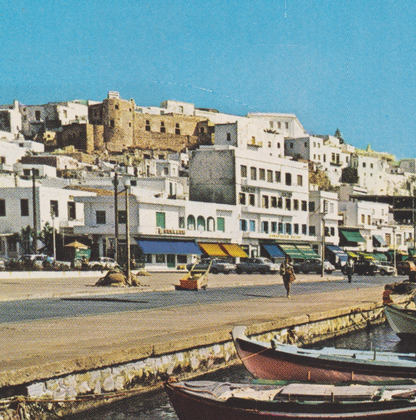
%> input picture Project1/TestIm1.png, 416 x 420 px, shrunk from 1227 x 1238 before the run
$ octave --eval "result = myDetectHarrisFeatures(rgb2gray(imread('TestIm1.png')));"   (GNU Octave 9; MATLAB toolbox functions it lacks are replaced by stand-ins)
%> lines starting %> are read from the running program, lines starting %| are printed output that depends on the picture; in (x1, y1, x2, y2) boxes, pixels count from 0 and x2, y2 are one past the last pixel; in counts of white or black regions, pixels touching at a corner belong together; the program's own positions count from 1
%synarthsh tou harris corner detector kefalaiou 1.3
%corners = myDetectHarrisFeatures( I )
%I : MxN grayscale image,double values [0,1]
%corners : Kx2 , every row is the coordinates of a corner
%extracted using Harris Corner Detector
function corners = myDetectHarrisFeatures(I)
    %parametroi
    sigma = 1;
    radius = 1;
    order=2*radius +1;
    threshold =10000;


    %maskes paragwgwn
    [dx,dy]= meshgrid(-1:1,-1:1);


    %ypologismos paragwgwn
    Ix=conv2(double(I),dx,'same');
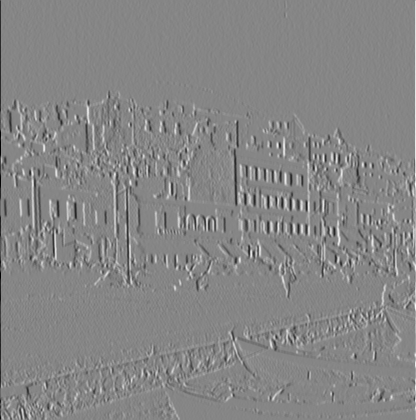
%> Ix: size 420x416 double; min -679, max 613, mean 0.1; drawn with min black and max white
    Iy=conv2(double(I),dy,'same');
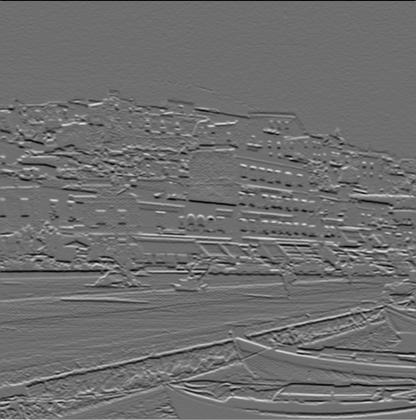
%> Iy: size 420x416 double; min -511, max 664, mean 0.6; drawn with min black and max white
    dim=max(1,fix(6*sigma));
    m=dim; n=dim;

    %smootharisma me gaussian filtro
    [h1,h2]= meshgrid(-(m-1)/2: (m-1)/2,-(n-1)/2: (n-2)/2);
    hg = exp(-(h1.^2+h2.^2)/(2*sigma^2));
    [a,b]= size(hg);
    sum=0;
    for i=1:a
        for j=1:b
            sum= sum+hg(i,j);
        end
    end
    g = hg ./sum;

    %stoixeia gia pinaka M
    Ix2=conv2(double(Ix.^2),g,'same');
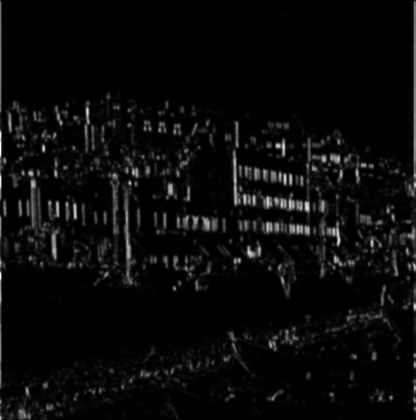
%> Ix2: size 420x416 double; min 2.4, max 161305.5, mean 6568.3; drawn with min black and max white
    Iy2=conv2(double(Iy.^2),g,'same');
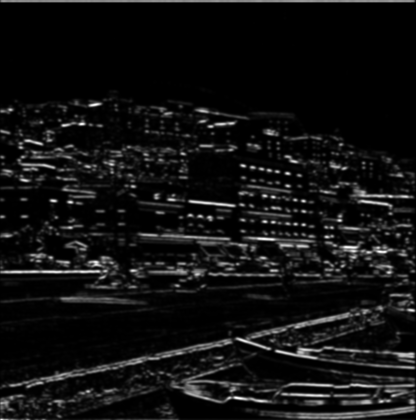
%> Iy2: size 420x416 double; min 3.17, max 133945.6, mean 9498.8; drawn with min black and max white
    Ixy=conv2(double(Ix.*Iy),g,'same');
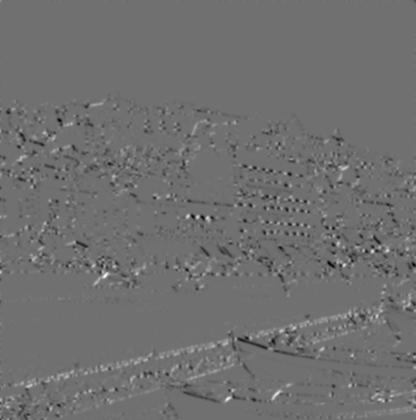
%> Ixy: size 420x416 double; min -47577.2, max 60226.6, mean -266.4; drawn with min black and max white

    %to metro tou Harris
    R=(Ix2.*Iy2 - Ixy.^2)./(Ix2 + Iy2+eps);

    %LocalMaxima ,sygkrinw thn geitonia gia na brw to edges send
    mx = ordfilt2(R,order^2,ones(order));
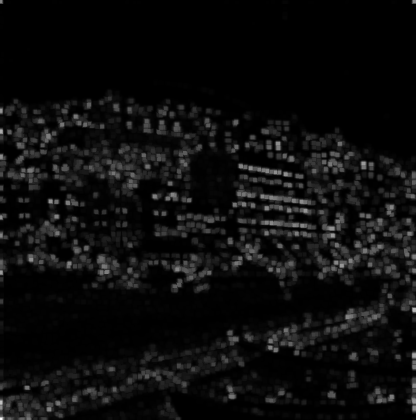
%> mx: size 420x416 double; min 4.39, max 44746.6, mean 2378; drawn with min black and max white

    %thresholding
    points = (R==mx)&(R> threshold);
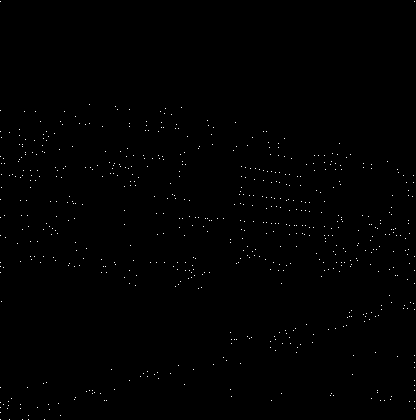
%> points: size 420x416 logical; 0.37% white in thin lines or dots

    [rows,cols] = find(points);
%> rows = 641 values from 2 to 420; cols = 641 values from 1 to 415
    corners = [rows cols ];
%> corners = 641 rows, first 12: [2 1; 111 1; 132 1; 157 1; 200 1; 218 1; 236 1; 263 1; 267 1; 273 1; 388 1; 403 1]
%> `result = myDetectHarrisFeatures(rgb2gray(imread('TestIm1.png')));`: result has the same summary as corners in myDetectHarrisFeatures
end

$ run again, on Project1/TestIm2.png
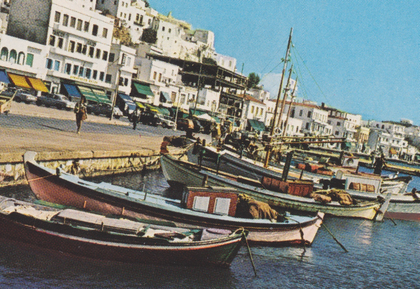
%> input picture Project1/TestIm2.png, 420 x 289 px, shrunk from 1401 x 965 before the run
%> in myDetectHarrisFeatures, `Ixy=conv2(double(Ix.*Iy),g,'same');`:
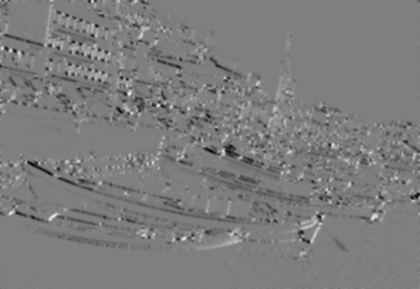
%> Ixy: size 289x420 double; min -51720.9, max 51762.7, mean -939; drawn with min black and max white
%> in myDetectHarrisFeatures, `points = (R==mx)&(R> threshold);`:
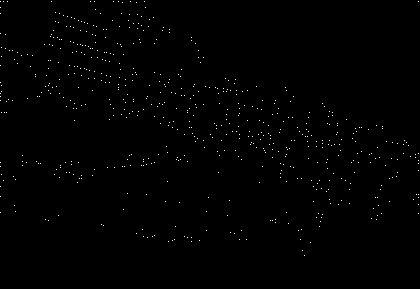
%> points: size 289x420 logical; 0.52% white in thin lines or dots, all inside (x1, y1, x2, y2) = (0, 1, 419, 256)
%> rows = 629 values from 2 to 256; cols = 629 values from 1 to 419
%> corners = 629 rows, first 12: [2 1; 8 1; 14 1; 34 1; 66 1; 83 1; 94 1; 97 1; 101 1; 163 1; 167 1; 187 1]
%> result has the same summary as corners in myDetectHarrisFeatures
